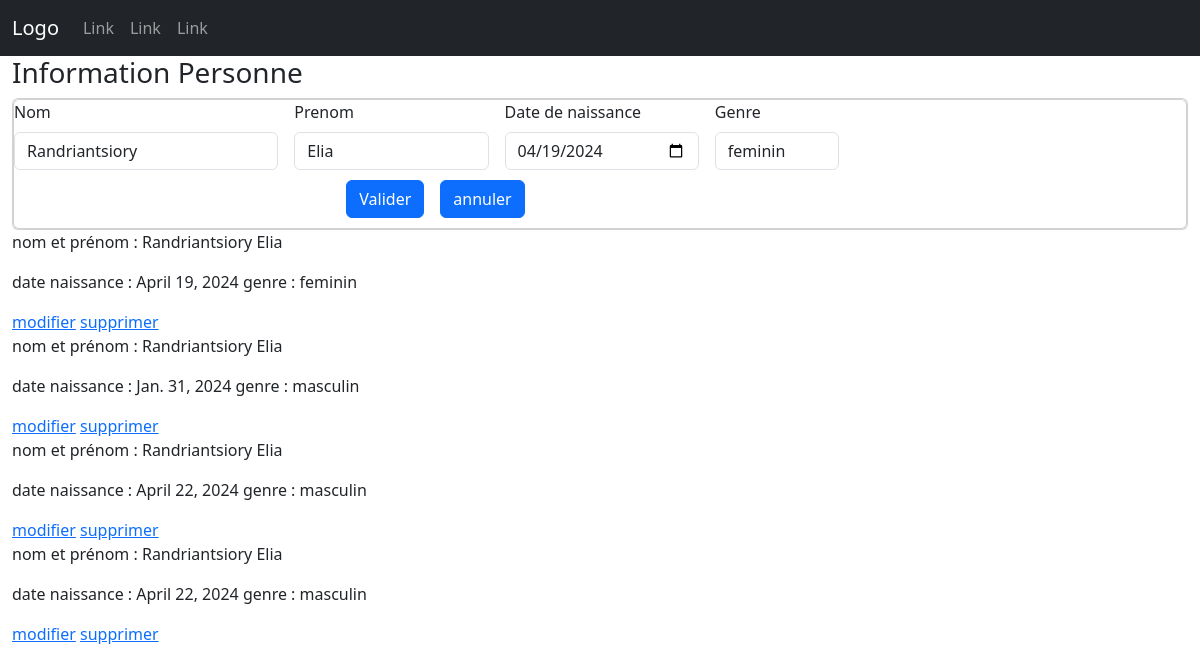
Screenshot of /modifier/9 with the database file from the repository.
### Personne/models.py (models this page shows)
class Personne(models.Model):
    OPTIONS = (
        ('masculin', 'masculin'),
        ('feminin', 'feminin'),
    )
    id_personne = models.AutoField(primary_key=True,auto_created=True)
    nom = models.CharField(max_length=100)
    prenom = models.CharField(max_length=100)
    date_naissance = models.DateField(blank=True, null=True)
    genre = models.CharField(max_length=20, choices=OPTIONS)

### Personne/views.py (the view)
# urls.py: path('modifier/<int:id>', personnes_modifier, name="personneModifier"),
def personnes_modifier(request, id):
    personne = Personne.objects.filter(id_personne=id).first()
    context = {
        "title": "personnes",
        "idUtilisateur": personne.id_personne,
        "personne_form": PersonneForm(initial={'nom': personne.nom, 'prenom': personne.prenom,'date_naissance':personne.date_naissance,'genre':personne.genre}),
        "date_naissance":str(personne.date_naissance),
        "personnes": Personne.objects.all()
    }
    return render(request, "inscriptionUtilisateur.html", context)

### Personne/forms.py
class PersonneForm(forms.ModelForm):
    class Meta:
        model = Personne
        fields = ("nom", "prenom", "date_naissance", "genre")

### Personne/templates/inscriptionUtilisateur.html (shortened to what this page needs)
{% load static %} {% load widget_tweaks %}
<!DOCTYPE html>
<html lang="en">
  <head>
    <link
      rel="stylesheet"
      href="{% static 'assets/bootstrap-5.3.2-dist/css/bootstrap.css' %}"
    />
    <link rel="stylesheet" href="{% static 'assets/css/styleHome.css' %}" />
  </head>
  <body>
    <nav class="navbar navbar-expand-sm bg-dark navbar-dark">
      <div class="container-fluid">
        <a class="navbar-brand" href="#">Logo</a>
        <div class="collapse navbar-collapse" id="collapsibleNavbar">
          <ul class="navbar-nav">
            <li class="nav-item">
              <a class="nav-link" href="#">Link</a>
            </li>
            <li class="nav-item">
              <a class="nav-link" href="#">Link</a>
            </li>
            <li class="nav-item">
              <a class="nav-link" href="#">Link</a>
            </li>
          </ul>
        </div>
      </div>
    </nav>
    <div class="container-fluid">
      <section id="sectioninscription">
        <h3 id="inscription">Information Personne</h3>
        <div class="card">
          <div class="card">
            <div class="d-flex align-items-center">
              <form action="/personne/ajout" method="post">
                <div class="form_Inscription">
                  <div class="personne row g-3">
                    <div class="col-4">
                      <label for="inputNom" class="form-label">Nom</label>
                      {% render_field personne_form.nom class="form-control" %}
                    </div>
                    <div class="col-3">
                      <label for="input" class="form-label">Prenom</label>
                      {% render_field personne_form.prenom class="form-control" %}
                    </div>
                    <div class="col-3">
                      <label for="input" class="form-label"
                        >Date de naissance</label
                      >
                      <input
                        type="date"
                        name="dateinput"
                        class="form-control"
                        value="{{date_naissance}}"
                      />
                    </div>
                    <div class="col-2">
                      <label for="input" class="form-label">Genre</label>
                      {% render_field personne_form.genre class="form-control" %}
                    </div>
                  </div>
                </div>
                <div class="btn-submit">
                  <div class="d-flex justify-content-center">
                    <button
                      type="submit"
                      class="btn btn-primary mx-2"
                      style="margin: 10px"
                    >
                      Valider
                    </button>
                    <a
                      href="/"
                      class="btn btn-primary mx-2"
                      style="margin: 10px"
                      >annuler</a
                    >
                  </div>
                </div>
              </form>
            </div>
          </div>
        </div>
      </section>
      <section id="listPersonne">
        {% for p in personnes %}
        <div>
          <p>nom et prénom : {{p.nom}} {{p.prenom}}</p>
          <p>date naissance : {{p.date_naissance}} genre : {{p.genre}}</p>
          <a href="modifier/{{p.id_personne}}">modifier</a>
          <a href="supprimer/{{p.id_personne}}">supprimer</a>
        </div>
        {% endfor %}
      </section>
    </div>
  </body>
</html>

### static/assets/css/stylehome.css (style rules this page uses)
#sectioninscription > div > div > div > form > div.form_Inscription { display: flex; flex-direction: column; }
#sectioninscription > div > div > div > form { display: flex; flex-direction: column; }
#sectioninscription > div > div > div > form > div.form_Inscription > div.personne.row.g-3 { margin-right: 10px; }

### rows the page displays
Personne: nom "Randriantsiory", prenom "Elia", genre "feminin", date_naissance "April 19, 2024"
Personne: nom "Randriantsiory", prenom "Elia", date_naissance "Jan. 31, 2024", genre "masculin"
Personne: nom "Randriantsiory", prenom "Elia", date_naissance "April 22, 2024", genre "masculin"
Personne: nom "Randriantsiory", prenom "Elia", date_naissance "April 22, 2024", genre "masculin"
